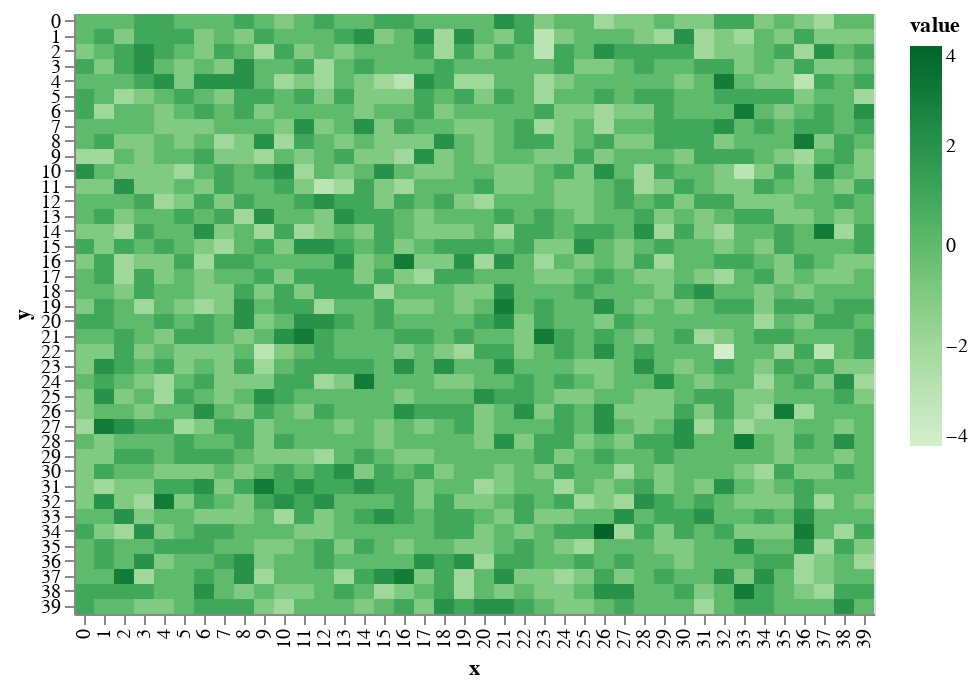

Notebook cell for this chart:
### Markdown cell above
# in the beginning, the world was void and without form.

Starting with a grid with nothing on it. No elevation, no terrain. All of this will be generated procedurally. 

You can see here that the terrain is shifted on a random-normal distribution to make it look _uneven_. Making it randomly doesn't make it look _real_ so I'm going to have to be smarter about the rules that raise and lower terrain in order to make them look like mountains.

### Code cell
world.shift_terrain()
draw.drawTerrainHeight(world.grid_elevation)

### Figure 1 — Vega-Lite specification as saved in the notebook (floating-point values rounded to 4 significant figures; data arrays with more than 128 entries replaced by an {"elided": "..."} marker saying what was removed)
{"$schema": "https://vega.github.io/schema/vega-lite/v2.6.0.json", "config": {"view": {"height": 300, "width": 400}}, "data": {"name": "data-0b831a51b5810c89d8d1d0aac78f11b2"}, "datasets": {"data-0b831a51b5810c89d8d1d0aac78f11b2": {"elided": "1600 records"}}, "encoding": {"color": {"field": "value", "scale": {"scheme": "greens"}, "type": "quantitative"}, "x": {"field": "x", "type": "ordinal"}, "y": {"field": "y", "type": "ordinal"}}, "mark": "rect"}
